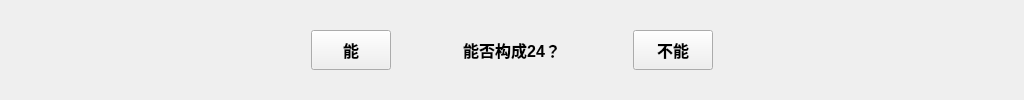
            <widget class="QWidget" name="horizontalWidget" native="true">
             <property name="minimumSize">
              <size>
               <width>0</width>
               <height>60</height>
              </size>
             </property>
             <layout class="QHBoxLayout" name="horizontalLayout_7">
              <item>
               <spacer name="horizontalSpacer_14">
                <property name="orientation">
                 <enum>Qt::Orientation::Horizontal</enum>
                </property>
                <property name="sizeType">
                 <enum>QSizePolicy::Policy::Fixed</enum>
                </property>
                <property name="sizeHint" stdset="0">
                 <size>
                  <width>300</width>
                  <height>20</height>
                 </size>
                </property>
               </spacer>
              </item>
              <item>
               <widget class="QPushButton" name="confirmbutton1">
                <property name="minimumSize">
                 <size>
                  <width>80</width>
                  <height>40</height>
                 </size>
                </property>
                <property name="maximumSize">
                 <size>
                  <width>80</width>
                  <height>40</height>
                 </size>
                </property>
                <property name="font">
                 <font>
                  <pointsize>12</pointsize>
                  <bold>true</bold>
                 </font>
                </property>
                <property name="text">
                 <string>能</string>
                </property>
               </widget>
              </item>
              <item>
               <spacer name="horizontalSpacer_10">
                <property name="orientation">
                 <enum>Qt::Orientation::Horizontal</enum>
                </property>
                <property name="sizeType">
                 <enum>QSizePolicy::Policy::Fixed</enum>
                </property>
                <property name="sizeHint" stdset="0">
                 <size>
                  <width>40</width>
                  <height>20</height>
                 </size>
                </property>
               </spacer>
              </item>
              <item>
               <widget class="QLabel" name="right_or_not">
                <property name="minimumSize">
                 <size>
                  <width>150</width>
                  <height>0</height>
                 </size>
                </property>
                <property name="maximumSize">
                 <size>
                  <width>150</width>
                  <height>16777215</height>
                 </size>
                </property>
                <property name="font">
                 <font>
                  <pointsize>12</pointsize>
                  <bold>true</bold>
                 </font>
                </property>
                <property name="text">
                 <string>能否构成24？</string>
                </property>
                <property name="alignment">
                 <set>Qt::AlignmentFlag::AlignCenter</set>
                </property>
               </widget>
              </item>
              <item>
               <spacer name="horizontalSpacer_11">
                <property name="orientation">
                 <enum>Qt::Orientation::Horizontal</enum>
                </property>
                <property name="sizeType">
                 <enum>QSizePolicy::Policy::Fixed</enum>
                </property>
                <property name="sizeHint" stdset="0">
                 <size>
                  <width>40</width>
                  <height>20</height>
                 </size>
                </property>
               </spacer>
              </item>
              <item>
               <widget class="QPushButton" name="confirmbutton0">
                <property name="minimumSize">
                 <size>
                  <width>80</width>
                  <height>40</height>
                 </size>
                </property>
                <property name="maximumSize">
                 <size>
                  <width>80</width>
                  <height>40</height>
                 </size>
                </property>
                <property name="font">
                 <font>
                  <pointsize>12</pointsize>
                  <bold>true</bold>
                 </font>
                </property>
                <property name="text">
                 <string>不能</string>
                </property>
               </widget>
              </item>
              <item>
               <spacer name="horizontalSpacer_15">
                <property name="orientation">
                 <enum>Qt::Orientation::Horizontal</enum>
                </property>
                <property name="sizeType">
                 <enum>QSizePolicy::Policy::Fixed</enum>
                </property>
                <property name="sizeHint" stdset="0">
                 <size>
                  <width>300</width>
                  <height>20</height>
                 </size>
                </property>
               </spacer>
              </item>
             </layout>
            </widget>
